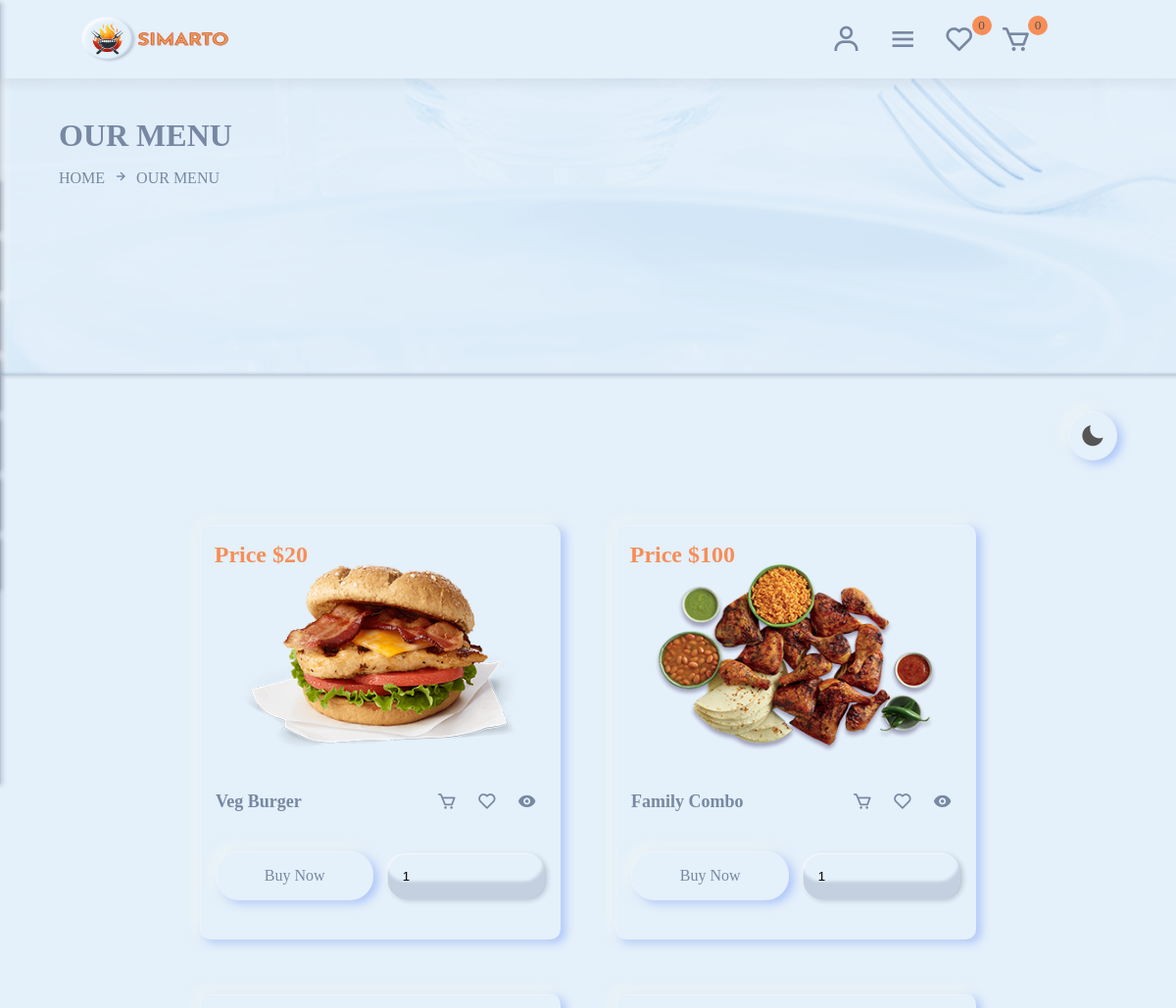
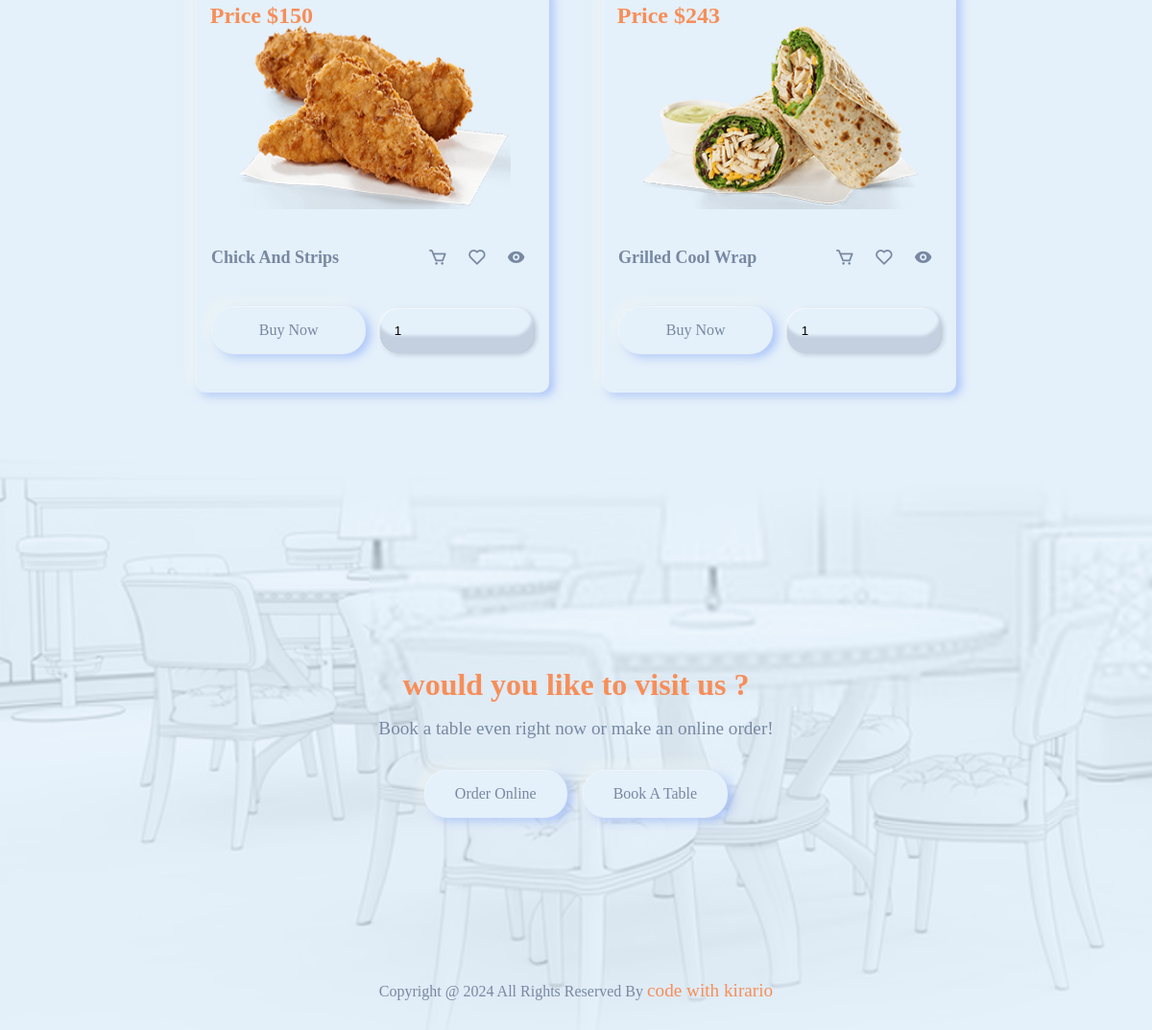
The app's page /Restaurant/menu.php with its own data (2 pictures, top to bottom).
### tables this page shows
CREATE TABLE `products` (
  `id` varchar(255) NOT NULL,
  `name` varchar(255) NOT NULL,
  `price` varchar(255) NOT NULL,
  `image` varchar(255) NOT NULL,
  `category` varchar(255) NOT NULL,
  `product_detail` varchar(1000) NOT NULL,
  `status` varchar(255) NOT NULL
);

### Restaurant/menu.php (the view, shortened to what this page needs)
<?php
    include 'components/connect.php';
?>
<!DOCTYPE html>
<html lang="en">
<head>
    <link href='https://unpkg.com/boxicons@2.1.4/css/boxicons.min.css' rel='stylesheet'>
    <link rel="stylesheet" href="https://cdnjs.cloudflare.com/ajax/libs/font-awesome/6.4.0/css/all.min.css">
</head>
<body>
    <?php include 'components/user_header.php'; ?>
    <div class="banner">
        <div class="detail">
            <h1>our menu</h1>
            <a href="home.php">home</a><span><i class="bx bx-right-arrow-alt"></i>our menu</span>
        </div>
    </div>
    <section class="products">
    <div class="box-container">
    <?php
    $select_products = $conn->prepare("SELECT * FROM `products` WHERE status = ?");
    $select_products->execute(['active']);
    if ($select_products->rowCount() > 0){
        while($fetch_products = $select_products->fetch(PDO::FETCH_ASSOC)){
    ?>
    <form method="post" class="box">
        <img src="uploaded_img/<?= $fetch_products['image']; ?>" class="image">
        <div class="button">
            <div><h3 class="name"><?= $fetch_products['name']; ?></h3></div>
            <div>
                <button type="submit" name="add_to_cart"><i class="bx bx-cart"></i></button>
                <button type="submit" name="add_to_wishlist"><i class="bx bx-heart"></i></button>
                <a href="view_page.php?pid=<?= $fetch_products['id']; ?>" class="bx bxs-show"></a>
            </div>
        </div>
        <p class="price">price $<?= $fetch_products['price']; ?></p>
        <div class="flex-btn">
            <a href="checkout.php?get_id<?= $fetch_products ['id']; ?>" class="btn">buy now</a>
            <input type="number" name="qty" required min="1" value="1" max="99" maxlength="2" class=" qty">
        </div>
    </form>
    <?php
            }
        }else{
            echo'
            <div class="empty">
                <p>no products added yet!</p>
             </div>
            ';
        }
    ?>
</div>
    </section>
    <?php include 'components/footer.php'; ?>
<?php include 'components/dark.php'; ?>
</body>
</html>

### records on screen
products: image (picture), name "Veg Burger", price "20"
products: image (picture), name "Family Combo", price "100"
products: image (picture), name "Chick And Strips", price "150"
products: image (picture), name "Grilled Cool Wrap", price "243"

### other values on screen
$total_wishlist_items "0"
$total_cart_items "0"
